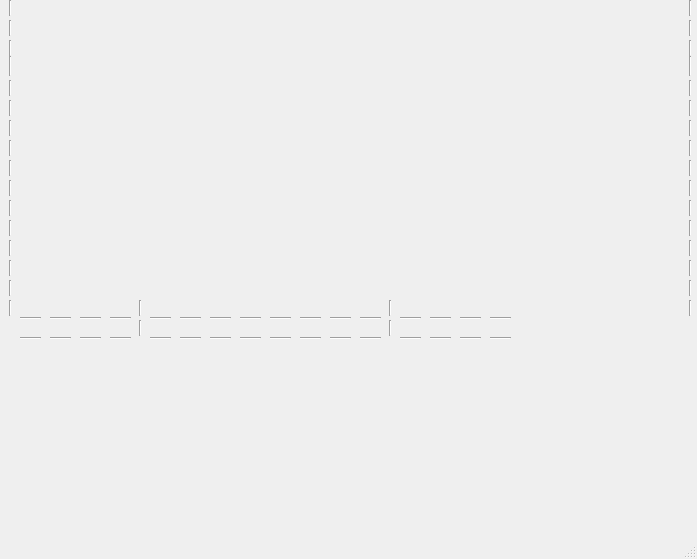
<?xml version="1.0" encoding="UTF-8"?>
<ui version="4.0">
 <class>MainWindow</class>
 <widget class="QMainWindow" name="MainWindow">
  <property name="geometry">
   <rect>
    <x>0</x>
    <y>0</y>
    <width>697</width>
    <height>559</height>
   </rect>
  </property>
  <property name="windowTitle">
   <string>MainWindow</string>
  </property>
  <widget class="QWidget" name="centralwidget">
   <widget class="Line" name="line">
    <property name="geometry">
     <rect>
      <x>680</x>
      <y>0</y>
      <width>20</width>
      <height>16</height>
     </rect>
    </property>
    <property name="orientation">
     <enum>Qt::Vertical</enum>
    </property>
   </widget>
   <widget class="Line" name="line_2">
    <property name="geometry">
     <rect>
      <x>680</x>
      <y>20</y>
      <width>20</width>
      <height>16</height>
     </rect>
    </property>
    <property name="orientation">
     <enum>Qt::Vertical</enum>
    </property>
   </widget>
   <widget class="Line" name="line_3">
    <property name="geometry">
     <rect>
      <x>680</x>
      <y>56</y>
      <width>20</width>
      <height>20</height>
     </rect>
    </property>
    <property name="orientation">
     <enum>Qt::Vertical</enum>
    </property>
   </widget>
   <widget class="Line" name="line_4">
    <property name="geometry">
     <rect>
      <x>680</x>
      <y>40</y>
      <width>20</width>
      <height>16</height>
     </rect>
    </property>
    <property name="orientation">
     <enum>Qt::Vertical</enum>
    </property>
   </widget>
   <widget class="Line" name="line_5">
    <property name="geometry">
     <rect>
      <x>680</x>
      <y>120</y>
      <width>20</width>
      <height>16</height>
     </rect>
    </property>
    <property name="orientation">
     <enum>Qt::Vertical</enum>
    </property>
   </widget>
   <widget class="Line" name="line_6">
    <property name="geometry">
     <rect>
      <x>680</x>
      <y>80</y>
      <width>20</width>
      <height>16</height>
     </rect>
    </property>
    <property name="orientation">
     <enum>Qt::Vertical</enum>
    </property>
   </widget>
   <widget class="Line" name="line_7">
    <property name="geometry">
     <rect>
      <x>680</x>
      <y>100</y>
      <width>20</width>
      <height>16</height>
     </rect>
    </property>
    <property name="orientation">
     <enum>Qt::Vertical</enum>
    </property>
   </widget>
   <widget class="Line" name="line_8">
    <property name="geometry">
     <rect>
      <x>680</x>
      <y>140</y>
      <width>20</width>
      <height>16</height>
     </rect>
    </property>
    <property name="orientation">
     <enum>Qt::Vertical</enum>
    </property>
   </widget>
   <widget class="Line" name="line_9">
    <property name="geometry">
     <rect>
      <x>680</x>
      <y>300</y>
      <width>20</width>
      <height>16</height>
     </rect>
    </property>
    <property name="orientation">
     <enum>Qt::Vertical</enum>
    </property>
   </widget>
   <widget class="Line" name="line_10">
    <property name="geometry">
     <rect>
      <x>680</x>
      <y>200</y>
      <width>20</width>
      <height>16</height>
     </rect>
    </property>
    <property name="orientation">
     <enum>Qt::Vertical</enum>
    </property>
   </widget>
   <widget class="Line" name="line_11">
    <property name="geometry">
     <rect>
      <x>680</x>
      <y>260</y>
      <width>20</width>
      <height>16</height>
     </rect>
    </property>
    <property name="orientation">
     <enum>Qt::Vertical</enum>
    </property>
   </widget>
   <widget class="Line" name="line_12">
    <property name="geometry">
     <rect>
      <x>680</x>
      <y>220</y>
      <width>20</width>
      <height>16</height>
     </rect>
    </property>
    <property name="orientation">
     <enum>Qt::Vertical</enum>
    </property>
   </widget>
   <widget class="Line" name="line_13">
    <property name="geometry">
     <rect>
      <x>680</x>
      <y>280</y>
      <width>20</width>
      <height>16</height>
     </rect>
    </property>
    <property name="orientation">
     <enum>Qt::Vertical</enum>
    </property>
   </widget>
   <widget class="Line" name="line_14">
    <property name="geometry">
     <rect>
      <x>680</x>
      <y>160</y>
      <width>20</width>
      <height>16</height>
     </rect>
    </property>
    <property name="orientation">
     <enum>Qt::Vertical</enum>
    </property>
   </widget>
   <widget class="Line" name="line_15">
    <property name="geometry">
     <rect>
      <x>680</x>
      <y>180</y>
      <width>20</width>
      <height>16</height>
     </rect>
    </property>
    <property name="orientation">
     <enum>Qt::Vertical</enum>
    </property>
   </widget>
   <widget class="Line" name="line_16">
    <property name="geometry">
     <rect>
      <x>680</x>
      <y>240</y>
      <width>20</width>
      <height>16</height>
     </rect>
    </property>
    <property name="orientation">
     <enum>Qt::Vertical</enum>
    </property>
   </widget>
   <widget class="Line" name="line_17">
    <property name="geometry">
     <rect>
      <x>0</x>
      <y>80</y>
      <width>20</width>
      <height>16</height>
     </rect>
    </property>
    <property name="orientation">
     <enum>Qt::Vertical</enum>
    </property>
   </widget>
   <widget class="Line" name="line_18">
    <property name="geometry">
     <rect>
      <x>0</x>
      <y>40</y>
      <width>20</width>
      <height>16</height>
     </rect>
    </property>
    <property name="orientation">
     <enum>Qt::Vertical</enum>
    </property>
   </widget>
   <widget class="Line" name="line_19">
    <property name="geometry">
     <rect>
      <x>0</x>
      <y>100</y>
      <width>20</width>
      <height>16</height>
     </rect>
    </property>
    <property name="orientation">
     <enum>Qt::Vertical</enum>
    </property>
   </widget>
   <widget class="Line" name="line_20">
    <property name="geometry">
     <rect>
      <x>0</x>
      <y>260</y>
      <width>20</width>
      <height>16</height>
     </rect>
    </property>
    <property name="orientation">
     <enum>Qt::Vertical</enum>
    </property>
   </widget>
   <widget class="Line" name="line_21">
    <property name="geometry">
     <rect>
      <x>0</x>
      <y>56</y>
      <width>20</width>
      <height>20</height>
     </rect>
    </property>
    <property name="orientation">
     <enum>Qt::Vertical</enum>
    </property>
   </widget>
   <widget class="Line" name="line_22">
    <property name="geometry">
     <rect>
      <x>0</x>
      <y>120</y>
      <width>20</width>
      <height>16</height>
     </rect>
    </property>
    <property name="orientation">
     <enum>Qt::Vertical</enum>
    </property>
   </widget>
   <widget class="Line" name="line_23">
    <property name="geometry">
     <rect>
      <x>0</x>
      <y>220</y>
      <width>20</width>
      <height>16</height>
     </rect>
    </property>
    <property name="orientation">
     <enum>Qt::Vertical</enum>
    </property>
   </widget>
   <widget class="Line" name="line_24">
    <property name="geometry">
     <rect>
      <x>0</x>
      <y>160</y>
      <width>20</width>
      <height>16</height>
     </rect>
    </property>
    <property name="orientation">
     <enum>Qt::Vertical</enum>
    </property>
   </widget>
   <widget class="Line" name="line_25">
    <property name="geometry">
     <rect>
      <x>0</x>
      <y>0</y>
      <width>20</width>
      <height>16</height>
     </rect>
    </property>
    <property name="orientation">
     <enum>Qt::Vertical</enum>
    </property>
   </widget>
   <widget class="Line" name="line_26">
    <property name="geometry">
     <rect>
      <x>0</x>
      <y>180</y>
      <width>20</width>
      <height>16</height>
     </rect>
    </property>
    <property name="orientation">
     <enum>Qt::Vertical</enum>
    </property>
   </widget>
   <widget class="Line" name="line_27">
    <property name="geometry">
     <rect>
      <x>0</x>
      <y>280</y>
      <width>20</width>
      <height>16</height>
     </rect>
    </property>
    <property name="orientation">
     <enum>Qt::Vertical</enum>
    </property>
   </widget>
   <widget class="Line" name="line_28">
    <property name="geometry">
     <rect>
      <x>0</x>
      <y>140</y>
      <width>20</width>
      <height>16</height>
     </rect>
    </property>
    <property name="orientation">
     <enum>Qt::Vertical</enum>
    </property>
   </widget>
   <widget class="Line" name="line_29">
    <property name="geometry">
     <rect>
      <x>0</x>
      <y>240</y>
      <width>20</width>
      <height>16</height>
     </rect>
    </property>
    <property name="orientation">
     <enum>Qt::Vertical</enum>
    </property>
   </widget>
   <widget class="Line" name="line_30">
    <property name="geometry">
     <rect>
      <x>0</x>
      <y>300</y>
      <width>20</width>
      <height>16</height>
     </rect>
    </property>
    <property name="orientation">
     <enum>Qt::Vertical</enum>
    </property>
   </widget>
   <widget class="Line" name="line_31">
    <property name="geometry">
     <rect>
      <x>0</x>
      <y>200</y>
      <width>20</width>
      <height>16</height>
     </rect>
    </property>
    <property name="orientation">
     <enum>Qt::Vertical</enum>
    </property>
   </widget>
   <widget class="Line" name="line_32">
    <property name="geometry">
     <rect>
      <x>0</x>
      <y>20</y>
      <width>20</width>
      <height>16</height>
     </rect>
    </property>
    <property name="orientation">
     <enum>Qt::Vertical</enum>
    </property>
   </widget>
   <widget class="Line" name="line_33">
    <property name="geometry">
     <rect>
      <x>20</x>
      <y>310</y>
      <width>21</width>
      <height>16</height>
     </rect>
    </property>
    <property name="orientation">
     <enum>Qt::Horizontal</enum>
    </property>
   </widget>
   <widget class="Line" name="line_34">
    <property name="geometry">
     <rect>
      <x>50</x>
      <y>310</y>
      <width>21</width>
      <height>16</height>
     </rect>
    </property>
    <property name="orientation">
     <enum>Qt::Horizontal</enum>
    </property>
   </widget>
   <widget class="Line" name="line_35">
    <property name="geometry">
     <rect>
      <x>80</x>
      <y>310</y>
      <width>21</width>
      <height>16</height>
     </rect>
    </property>
    <property name="orientation">
     <enum>Qt::Horizontal</enum>
    </property>
   </widget>
   <widget class="Line" name="line_36">
    <property name="geometry">
     <rect>
      <x>110</x>
      <y>310</y>
      <width>21</width>
      <height>16</height>
     </rect>
    </property>
    <property name="orientation">
     <enum>Qt::Horizontal</enum>
    </property>
   </widget>
   <widget class="Line" name="line_37">
    <property name="geometry">
     <rect>
      <x>240</x>
      <y>310</y>
      <width>21</width>
      <height>16</height>
     </rect>
    </property>
    <property name="orientation">
     <enum>Qt::Horizontal</enum>
    </property>
   </widget>
   <widget class="Line" name="line_38">
    <property name="geometry">
     <rect>
      <x>150</x>
      <y>310</y>
      <width>21</width>
      <height>16</height>
     </rect>
    </property>
    <property name="orientation">
     <enum>Qt::Horizontal</enum>
    </property>
   </widget>
   <widget class="Line" name="line_39">
    <property name="geometry">
     <rect>
      <x>130</x>
      <y>300</y>
      <width>20</width>
      <height>16</height>
     </rect>
    </property>
    <property name="orientation">
     <enum>Qt::Vertical</enum>
    </property>
   </widget>
   <widget class="Line" name="line_40">
    <property name="geometry">
     <rect>
      <x>180</x>
      <y>310</y>
      <width>21</width>
      <height>16</height>
     </rect>
    </property>
    <property name="orientation">
     <enum>Qt::Horizontal</enum>
    </property>
   </widget>
   <widget class="Line" name="line_41">
    <property name="geometry">
     <rect>
      <x>210</x>
      <y>310</y>
      <width>21</width>
      <height>16</height>
     </rect>
    </property>
    <property name="orientation">
     <enum>Qt::Horizontal</enum>
    </property>
   </widget>
   <widget class="Line" name="line_42">
    <property name="geometry">
     <rect>
      <x>460</x>
      <y>310</y>
      <width>21</width>
      <height>16</height>
     </rect>
    </property>
    <property name="orientation">
     <enum>Qt::Horizontal</enum>
    </property>
   </widget>
   <widget class="Line" name="line_43">
    <property name="geometry">
     <rect>
      <x>270</x>
      <y>310</y>
      <width>21</width>
      <height>16</height>
     </rect>
    </property>
    <property name="orientation">
     <enum>Qt::Horizontal</enum>
    </property>
   </widget>
   <widget class="Line" name="line_44">
    <property name="geometry">
     <rect>
      <x>380</x>
      <y>300</y>
      <width>20</width>
      <height>16</height>
     </rect>
    </property>
    <property name="orientation">
     <enum>Qt::Vertical</enum>
    </property>
   </widget>
   <widget class="Line" name="line_45">
    <property name="geometry">
     <rect>
      <x>490</x>
      <y>310</y>
      <width>21</width>
      <height>16</height>
     </rect>
    </property>
    <property name="orientation">
     <enum>Qt::Horizontal</enum>
    </property>
   </widget>
   <widget class="Line" name="line_46">
    <property name="geometry">
     <rect>
      <x>400</x>
      <y>310</y>
      <width>21</width>
      <height>16</height>
     </rect>
    </property>
    <property name="orientation">
     <enum>Qt::Horizontal</enum>
    </property>
   </widget>
   <widget class="Line" name="line_47">
    <property name="geometry">
     <rect>
      <x>430</x>
      <y>310</y>
      <width>21</width>
      <height>16</height>
     </rect>
    </property>
    <property name="orientation">
     <enum>Qt::Horizontal</enum>
    </property>
   </widget>
   <widget class="Line" name="line_48">
    <property name="geometry">
     <rect>
      <x>360</x>
      <y>310</y>
      <width>21</width>
      <height>16</height>
     </rect>
    </property>
    <property name="orientation">
     <enum>Qt::Horizontal</enum>
    </property>
   </widget>
   <widget class="Line" name="line_49">
    <property name="geometry">
     <rect>
      <x>300</x>
      <y>310</y>
      <width>21</width>
      <height>16</height>
     </rect>
    </property>
    <property name="orientation">
     <enum>Qt::Horizontal</enum>
    </property>
   </widget>
   <widget class="Line" name="line_50">
    <property name="geometry">
     <rect>
      <x>330</x>
      <y>310</y>
      <width>21</width>
      <height>16</height>
     </rect>
    </property>
    <property name="orientation">
     <enum>Qt::Horizontal</enum>
    </property>
   </widget>
   <widget class="Line" name="line_51">
    <property name="geometry">
     <rect>
      <x>330</x>
      <y>330</y>
      <width>21</width>
      <height>16</height>
     </rect>
    </property>
    <property name="orientation">
     <enum>Qt::Horizontal</enum>
    </property>
   </widget>
   <widget class="Line" name="line_52">
    <property name="geometry">
     <rect>
      <x>20</x>
      <y>330</y>
      <width>21</width>
      <height>16</height>
     </rect>
    </property>
    <property name="orientation">
     <enum>Qt::Horizontal</enum>
    </property>
   </widget>
   <widget class="Line" name="line_53">
    <property name="geometry">
     <rect>
      <x>80</x>
      <y>330</y>
      <width>21</width>
      <height>16</height>
     </rect>
    </property>
    <property name="orientation">
     <enum>Qt::Horizontal</enum>
    </property>
   </widget>
   <widget class="Line" name="line_54">
    <property name="geometry">
     <rect>
      <x>380</x>
      <y>320</y>
      <width>20</width>
      <height>16</height>
     </rect>
    </property>
    <property name="orientation">
     <enum>Qt::Vertical</enum>
    </property>
   </widget>
   <widget class="Line" name="line_55">
    <property name="geometry">
     <rect>
      <x>460</x>
      <y>330</y>
      <width>21</width>
      <height>16</height>
     </rect>
    </property>
    <property name="orientation">
     <enum>Qt::Horizontal</enum>
    </property>
   </widget>
   <widget class="Line" name="line_56">
    <property name="geometry">
     <rect>
      <x>360</x>
      <y>330</y>
      <width>21</width>
      <height>16</height>
     </rect>
    </property>
    <property name="orientation">
     <enum>Qt::Horizontal</enum>
    </property>
   </widget>
   <widget class="Line" name="line_57">
    <property name="geometry">
     <rect>
      <x>150</x>
      <y>330</y>
      <width>21</width>
      <height>16</height>
     </rect>
    </property>
    <property name="orientation">
     <enum>Qt::Horizontal</enum>
    </property>
   </widget>
   <widget class="Line" name="line_58">
    <property name="geometry">
     <rect>
      <x>430</x>
      <y>330</y>
      <width>21</width>
      <height>16</height>
     </rect>
    </property>
    <property name="orientation">
     <enum>Qt::Horizontal</enum>
    </property>
   </widget>
   <widget class="Line" name="line_59">
    <property name="geometry">
     <rect>
      <x>180</x>
      <y>330</y>
      <width>21</width>
      <height>16</height>
     </rect>
    </property>
    <property name="orientation">
     <enum>Qt::Horizontal</enum>
    </property>
   </widget>
   <widget class="Line" name="line_60">
    <property name="geometry">
     <rect>
      <x>270</x>
      <y>330</y>
      <width>21</width>
      <height>16</height>
     </rect>
    </property>
    <property name="orientation">
     <enum>Qt::Horizontal</enum>
    </property>
   </widget>
   <widget class="Line" name="line_61">
    <property name="geometry">
     <rect>
      <x>300</x>
      <y>330</y>
      <width>21</width>
      <height>16</height>
     </rect>
    </property>
    <property name="orientation">
     <enum>Qt::Horizontal</enum>
    </property>
   </widget>
   <widget class="Line" name="line_62">
    <property name="geometry">
     <rect>
      <x>400</x>
      <y>330</y>
      <width>21</width>
      <height>16</height>
     </rect>
    </property>
    <property name="orientation">
     <enum>Qt::Horizontal</enum>
    </property>
   </widget>
   <widget class="Line" name="line_63">
    <property name="geometry">
     <rect>
      <x>110</x>
      <y>330</y>
      <width>21</width>
      <height>16</height>
     </rect>
    </property>
    <property name="orientation">
     <enum>Qt::Horizontal</enum>
    </property>
   </widget>
   <widget class="Line" name="line_64">
    <property name="geometry">
     <rect>
      <x>50</x>
      <y>330</y>
      <width>21</width>
      <height>16</height>
     </rect>
    </property>
    <property name="orientation">
     <enum>Qt::Horizontal</enum>
    </property>
   </widget>
   <widget class="Line" name="line_65">
    <property name="geometry">
     <rect>
      <x>240</x>
      <y>330</y>
      <width>21</width>
      <height>16</height>
     </rect>
    </property>
    <property name="orientation">
     <enum>Qt::Horizontal</enum>
    </property>
   </widget>
   <widget class="Line" name="line_66">
    <property name="geometry">
     <rect>
      <x>130</x>
      <y>320</y>
      <width>20</width>
      <height>16</height>
     </rect>
    </property>
    <property name="orientation">
     <enum>Qt::Vertical</enum>
    </property>
   </widget>
   <widget class="Line" name="line_67">
    <property name="geometry">
     <rect>
      <x>210</x>
      <y>330</y>
      <width>21</width>
      <height>16</height>
     </rect>
    </property>
    <property name="orientation">
     <enum>Qt::Horizontal</enum>
    </property>
   </widget>
   <widget class="Line" name="line_68">
    <property name="geometry">
     <rect>
      <x>490</x>
      <y>330</y>
      <width>21</width>
      <height>16</height>
     </rect>
    </property>
    <property name="orientation">
     <enum>Qt::Horizontal</enum>
    </property>
   </widget>
  </widget>
  <widget class="QMenuBar" name="menubar">
   <property name="geometry">
    <rect>
     <x>0</x>
     <y>0</y>
     <width>697</width>
     <height>25</height>
    </rect>
   </property>
  </widget>
  <widget class="QStatusBar" name="statusbar"/>
 </widget>
 <resources/>
 <connections/>
</ui>
